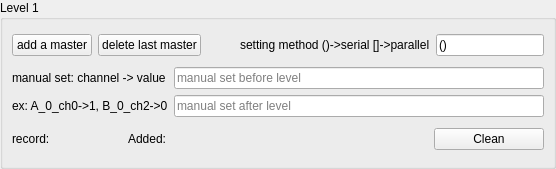
<?xml version="1.0" encoding="UTF-8"?>
<ui version="4.0">
 <class>Form</class>
 <widget class="QWidget" name="Form">
  <property name="geometry">
   <rect>
    <x>0</x>
    <y>0</y>
    <width>556</width>
    <height>169</height>
   </rect>
  </property>
  <property name="windowTitle">
   <string>Form</string>
  </property>
  <layout class="QVBoxLayout" name="verticalLayout_3">
   <property name="spacing">
    <number>7</number>
   </property>
   <property name="leftMargin">
    <number>0</number>
   </property>
   <property name="topMargin">
    <number>0</number>
   </property>
   <property name="rightMargin">
    <number>0</number>
   </property>
   <property name="bottomMargin">
    <number>0</number>
   </property>
   <item>
    <widget class="QGroupBox" name="groupBox">
     <property name="title">
      <string>Level 1</string>
     </property>
     <layout class="QVBoxLayout" name="verticalLayout_2">
      <item>
       <layout class="QHBoxLayout" name="horizontalLayout_2">
        <item>
         <widget class="QPushButton" name="master_add_one_pb">
          <property name="text">
           <string>add a master</string>
          </property>
         </widget>
        </item>
        <item>
         <widget class="QPushButton" name="master_delete_one_pb">
          <property name="text">
           <string>delete last master</string>
          </property>
         </widget>
        </item>
        <item>
         <spacer name="horizontalSpacer_3">
          <property name="orientation">
           <enum>Qt::Horizontal</enum>
          </property>
          <property name="sizeHint" stdset="0">
           <size>
            <width>40</width>
            <height>20</height>
           </size>
          </property>
         </spacer>
        </item>
        <item>
         <widget class="QLabel" name="label">
          <property name="text">
           <string>setting method ()-&gt;serial []-&gt;parallel</string>
          </property>
         </widget>
        </item>
        <item>
         <widget class="QLineEdit" name="setting_method_le">
          <property name="sizePolicy">
           <sizepolicy hsizetype="Minimum" vsizetype="Fixed">
            <horstretch>0</horstretch>
            <verstretch>0</verstretch>
           </sizepolicy>
          </property>
          <property name="maximumSize">
           <size>
            <width>200</width>
            <height>16777215</height>
           </size>
          </property>
          <property name="text">
           <string>()</string>
          </property>
         </widget>
        </item>
       </layout>
      </item>
      <item>
       <layout class="QVBoxLayout" name="verticalLayout"/>
      </item>
      <item>
       <layout class="QGridLayout" name="manual_set_layout">
        <item row="1" column="1">
         <widget class="QLineEdit" name="manual_set_after">
          <property name="text">
           <string/>
          </property>
          <property name="placeholderText">
           <string>manual set after level</string>
          </property>
         </widget>
        </item>
        <item row="0" column="0">
         <widget class="QLabel" name="label_2">
          <property name="sizePolicy">
           <sizepolicy hsizetype="Preferred" vsizetype="Fixed">
            <horstretch>0</horstretch>
            <verstretch>0</verstretch>
           </sizepolicy>
          </property>
          <property name="maximumSize">
           <size>
            <width>16777214</width>
            <height>20</height>
           </size>
          </property>
          <property name="text">
           <string>manual set: channel -&gt; value</string>
          </property>
         </widget>
        </item>
        <item row="0" column="1">
         <widget class="QLineEdit" name="manual_set_before">
          <property name="text">
           <string/>
          </property>
          <property name="placeholderText">
           <string>manual set before level</string>
          </property>
         </widget>
        </item>
        <item row="1" column="0">
         <widget class="QLabel" name="label_4">
          <property name="sizePolicy">
           <sizepolicy hsizetype="Minimum" vsizetype="Preferred">
            <horstretch>0</horstretch>
            <verstretch>0</verstretch>
           </sizepolicy>
          </property>
          <property name="text">
           <string>ex: A_0_ch0-&gt;1, B_0_ch2-&gt;0</string>
          </property>
         </widget>
        </item>
       </layout>
      </item>
      <item>
       <layout class="QHBoxLayout" name="horizontalLayout">
        <item>
         <widget class="QLabel" name="label_3">
          <property name="text">
           <string>record:</string>
          </property>
         </widget>
        </item>
        <item>
         <widget class="QLabel" name="record_label">
          <property name="sizePolicy">
           <sizepolicy hsizetype="Preferred" vsizetype="Preferred">
            <horstretch>0</horstretch>
            <verstretch>0</verstretch>
           </sizepolicy>
          </property>
          <property name="minimumSize">
           <size>
            <width>300</width>
            <height>0</height>
           </size>
          </property>
          <property name="text">
           <string>Added:</string>
          </property>
          <property name="wordWrap">
           <bool>true</bool>
          </property>
          <property name="textInteractionFlags">
           <set>Qt::LinksAccessibleByMouse|Qt::TextSelectableByKeyboard|Qt::TextSelectableByMouse</set>
          </property>
         </widget>
        </item>
        <item>
         <widget class="QPushButton" name="record_clean_pb">
          <property name="text">
           <string>Clean</string>
          </property>
         </widget>
        </item>
       </layout>
      </item>
     </layout>
    </widget>
   </item>
  </layout>
 </widget>
 <resources/>
 <connections/>
</ui>
